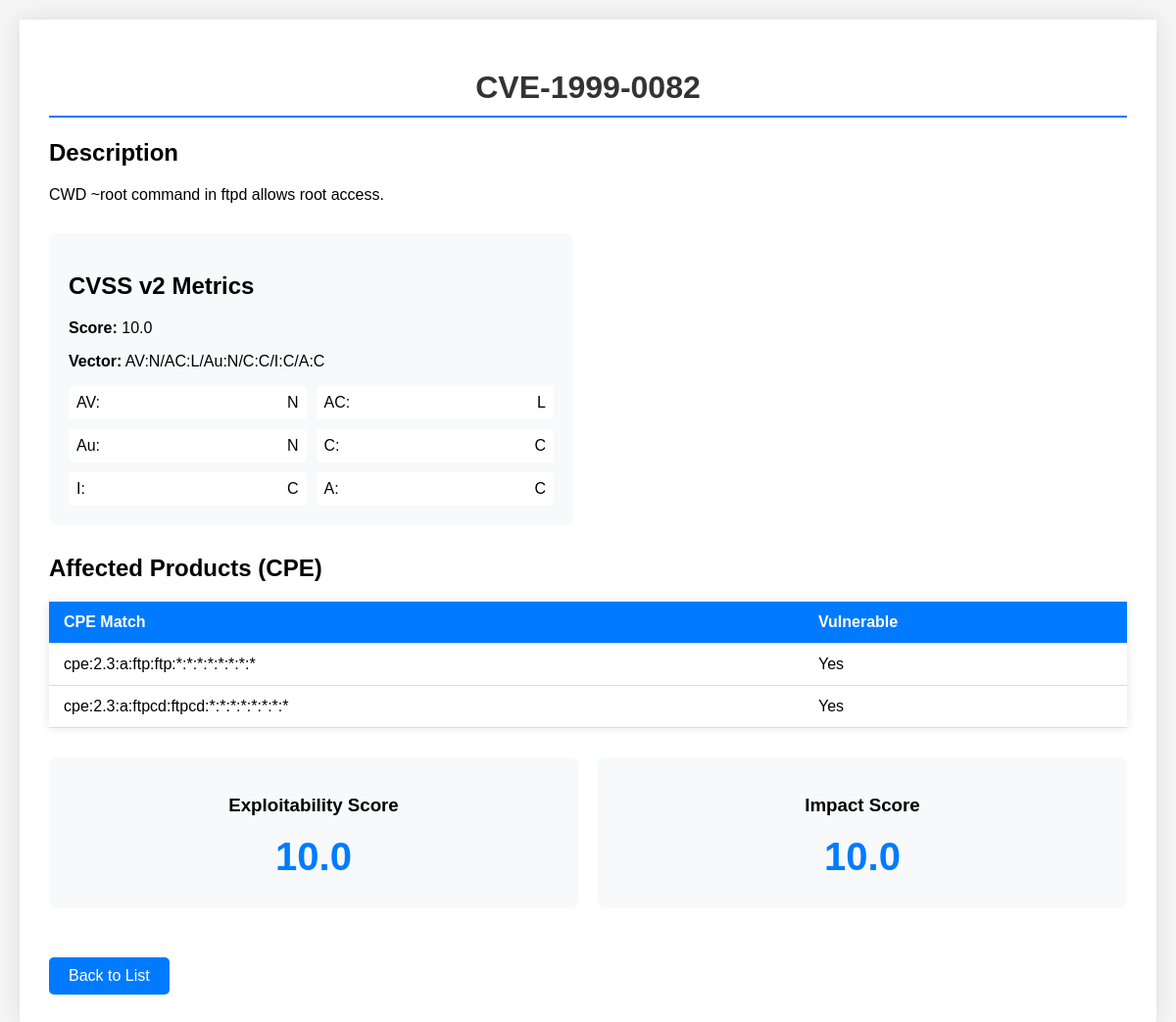
Screenshot of /cves/CVE-1999-0082 with the database file from the repository.
### app/models.py (models this page shows, shortened)
class CVE(db.Model):
    __tablename__ = 'cve'
    id = db.Column(db.String(20), primary_key=True)
    published = db.Column(db.DateTime)
    last_modified = db.Column(db.DateTime)
    description = db.Column(db.Text)
    base_score_v2 = db.Column(db.Float)
    base_score_v3 = db.Column(db.Float)
    cvss_v2_vector = db.Column(db.String(100))
    cvss_v2_severity = db.Column(db.String(20))
    cvss_v3_vector = db.Column(db.String(100))
    cvss_v3_severity = db.Column(db.String(20))
    exploitability_score = db.Column(db.Float)
    impact_score = db.Column(db.Float)
    cpe_list = db.Column(db.JSON)
    status = db.Column(db.String(50))

### app/routes.py (the view)
@app.route('/cves/<cve_id>')
def cve_detail(cve_id):
    cve = CVE.query.get_or_404(cve_id)
    return render_template('cve_detail.html',
                         cve=cve,
                         cvss_v2_metrics=parse_cvss_vector(cve.cvss_v2_vector),
                         cvss_v3_metrics=parse_cvss_vector(cve.cvss_v3_vector))

### app/routes.py (called while the page is built)
def parse_cvss_vector(vector_string):
    if not vector_string:
        return {}
    return {part.split(':')[0]: part.split(':')[1]
            for part in vector_string.split('/')}

### app/templates/cve_detail.html (shortened to what this page needs)
<!DOCTYPE html>
<html>
<head>
    <link rel="stylesheet" href="{{ url_for('static', filename='css/style.css') }}">
</head>
<body>
    <div class="cve-detail">
        <h1>{{ cve.id }}</h1>
        <div class="section">
            <h2>Description</h2>
            <p>{{ cve.description }}</p>
        </div>
        <div class="metrics">
            <div class="cvss-section">
                <h2>CVSS v2 Metrics</h2>
                <p><strong>Score:</strong> {{ cve.base_score_v2  }} </p>
                <p><strong>Vector:</strong> {{ cve.cvss_v2_vector }}</p>
                <div class="vector-breakdown">
                    {% for metric, value in cvss_v2_metrics.items() %}
                    <div class="metric">
                        <span class="metric-name">{{ metric }}:</span>
                        <span class="metric-value">{{ value }}</span>
                    </div>
                    {% endfor %}
                </div>
            </div>
        </div>
        <div class="cpe-list">
            <h2>Affected Products (CPE)</h2>
            <table>
                <tr>
                    <th>CPE Match</th>
                    <th>Vulnerable</th>
                </tr>
                {% for cpe in cve.cpe_list %}
                <tr>
                    <td>{{ cpe.criteria }}</td>
                    <td>{{ 'Yes' if cpe.vulnerable else 'No' }}</td>
                </tr>
                {% endfor %}
            </table>
        </div>
        <div class="scores">
            <div class="score-card">
                <h3>Exploitability Score</h3>
                <p class="score">{{ cve.exploitability_score }}</p>
            </div>
            <div class="score-card">
                <h3>Impact Score</h3>
                <p class="score">{{ cve.impact_score }}</p>
            </div>
        </div>
        <a href="{{ url_for('list_cves') }}" class="back-button">Back to List</a>
    </div>
</body>
</html>

### app/static/css/style.css (style rules this page uses)
body { font-family: Arial, sans-serif; margin: 20px; background-color: #f5f5f5; }
h1 { color: #333; text-align: center; }
table { width: 100%; border-collapse: collapse; margin: 20px 0; background-color: white; box-shadow: 0 0 10px rgba(0, 0, 0, 0.1); }
th, td { padding: 12px 15px; text-align: left; border-bottom: 1px solid #ddd; }
th { background-color: #007bff; color: white; }
h1 { color: #333; border-bottom: 2px solid #007bff; padding-bottom: 10px; }
.back-button { display: inline-block; margin-top: 20px; padding: 10px 20px; background: #007bff; color: #fff; text-decoration: none; border-radius: 5px; }
.cve-detail { max-width: 1200px; margin: 20px auto; padding: 30px; background: white; box-shadow: 0 0 20px rgba(0,0,0,0.1); }
.metrics { display: grid; grid-template-columns: 1fr 1fr; gap: 30px; margin: 30px 0; }
.cvss-section { padding: 20px; background: #f8f9fa; border-radius: 8px; }
.vector-breakdown { display: grid; grid-template-columns: repeat(2, 1fr); gap: 10px; margin-top: 15px; }
.metric { display: flex; justify-content: space-between; padding: 8px; background: white; border-radius: 4px; }
.cpe-list table { width: 100%; margin: 20px 0; }
.scores { display: grid; grid-template-columns: repeat(2, 1fr); gap: 20px; margin: 30px 0; }
.score-card { text-align: center; padding: 20px; background: #f8f9fa; border-radius: 8px; }
.score-card .score { font-size: 2.5em; font-weight: bold; color: #007bff; margin: 10px 0; }

### rows the page displays
CVE: id "CVE-1999-0082", description "CWD ~root command in ftpd allows root access.", base_score_v2 "10.0", cvss_v2_vector "AV:N/AC:L/Au:N/C:C/I:C/A:C", exploitability_score "10.0", impact_score "10.0"

### other values shown
{{ metric }} "AV" "AC" "Au" "C" "I" "A"
{{ value }} "N" "L" "N" "C" "C" "C"
{{ cpe.criteria }} "cpe:2.3:a:ftp:ftp:*:*:*:*:*:*:*:*" "cpe:2.3:a:ftpcd:ftpcd:*:*:*:*:*:*:*:*"
{{ 'Yes' if cpe.vulnerable else 'No' }} "Yes" "Yes"
